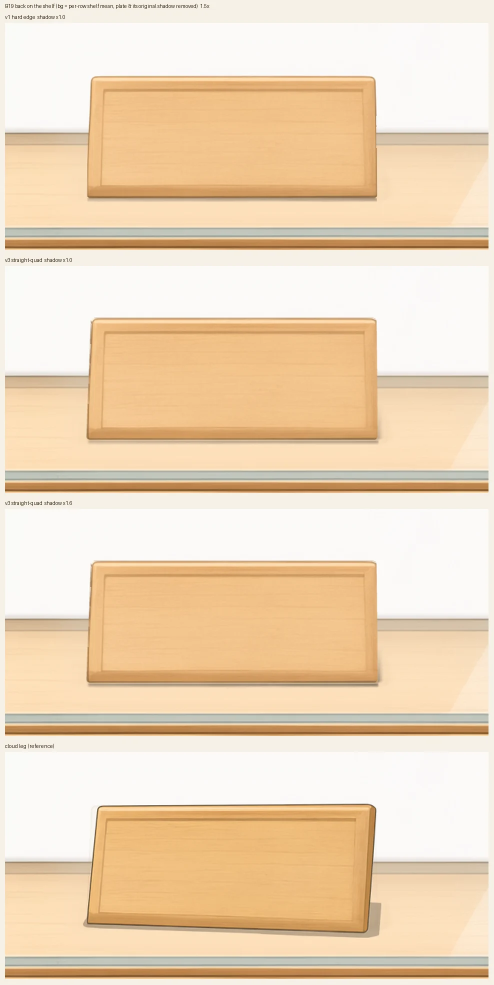
#> input picture production/qa/menu-b19/b19-onsheet.webp, 987 x 1970 px, given in place of source.png, which was not available (shown at 1/2 size)
$ python b23-soft-shadow.py
#> lines starting #> are read from the running program, lines starting #| are printed output that depends on the picture; after the words box and inside, x2 and y2 are one past the last pixel; in counts of white or black regions, pixels touching at a corner belong together; pictures that were not available may be replaced by others from this repository, and a replacement may not be noted
#!/usr/bin/env python3
"""B23b：把「柔影」这个效果留在本地乘性影层上做，而不是借 matting 的 alpha。

v3a 影层构造（b19-local3.py ⑤）：k = 1 − L/局部基线（底边逐列实测 + 右下裙边），
再 GaussianBlur(0.9) 一次 → alpha 直接编码影的不透明度，RGB 是牌色。
所以「更柔」＝把 k 的衰减带加宽，一个参数的事，且**换底色不坏**（乘性天然成立）。

本脚本只在影通道上加宽（牌体实心 alpha 一字不动），并做峰值归一，
使三档可比：σ=0（v3a 基线）/ 1.6 / 3.2。
"""
import os
import sys
import numpy as np
from PIL import Image, ImageFilter

sys.path.insert(0, os.path.dirname(os.path.abspath(__file__)))
import b19_cutlib as lib

SRC = 'temp/b19-local3a/source.png'
PAD = 20
OFF, CW, CH = (505, 1855), 530, 300
TX0, TY0, TW, TH = 68, 75, 386, 164

im = Image.open(SRC).convert('RGBA')
w0, h0 = im.size
#> w0 = 987; h0 = 1970
a0 = np.asarray(im.split()[3]).astype(np.float32) / 255
#> a0: shape (1970, 987) float32; every value is 1
rgb0 = np.asarray(im.convert('RGB')).astype(np.float32)
A = np.zeros((h0 + 2 * PAD, w0 + 2 * PAD), np.float32)
RGB = np.zeros((h0 + 2 * PAD, w0 + 2 * PAD, 3), np.float32)
A[PAD:PAD + h0, PAD:PAD + w0] = a0
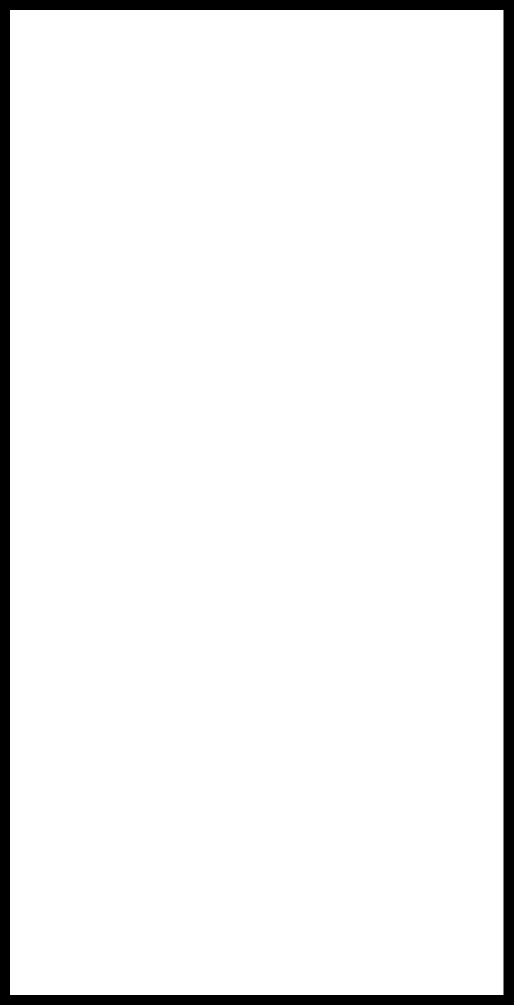
#> A: shape (2010, 1027) float32 (shown at 1/2 size); values 0 (black) and 1 (white), 94.2% white; 1 black region, box (x1, y1, x2, y2) and area: (0, 0, 1027, 2010) 119880
RGB[PAD:PAD + h0, PAD:PAD + w0] = rgb0
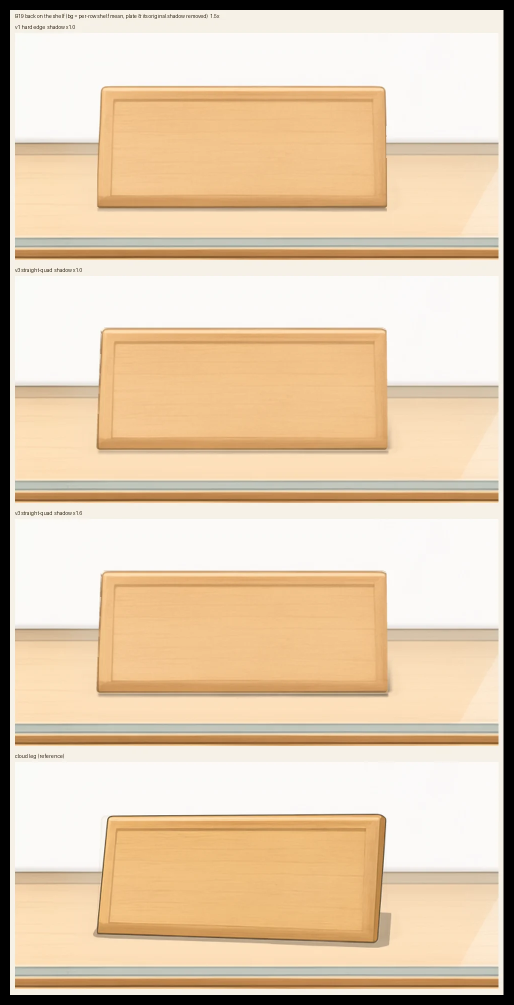
#> RGB: shape (2010, 1027, 3) float32 (shown at 1/2 size); mean R, G, B 226.2, 203.9, 176.9

# 牌体掩码必须用 GT（资产左上 = crop (TX0,TY0)），不能用 alpha>0.98：
# 后者会把牌体自身的抗锯齿环当成「影」一起加宽，峰值与坡宽全部失真
_gt = np.asarray(Image.open('temp/b22-gt-mask.png').convert('L')) > 127
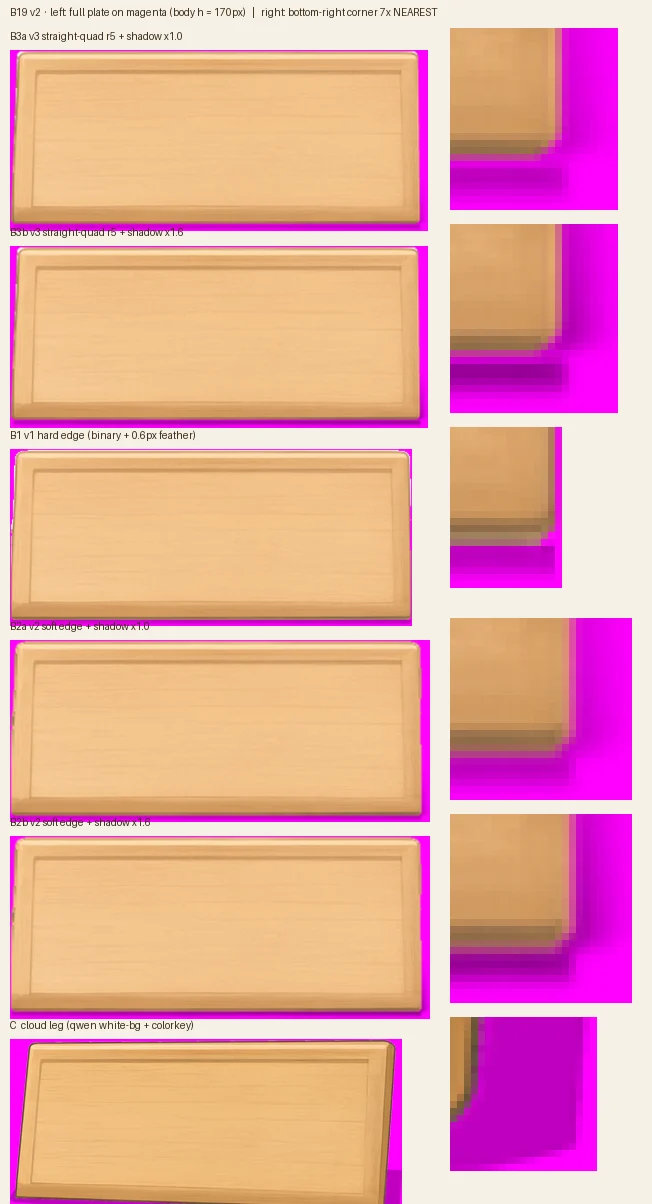
#> input picture production/qa/menu-b19/b19-v2-compare.webp, 652 x 1204 px, given in place of b22-gt-mask.png, which was not available
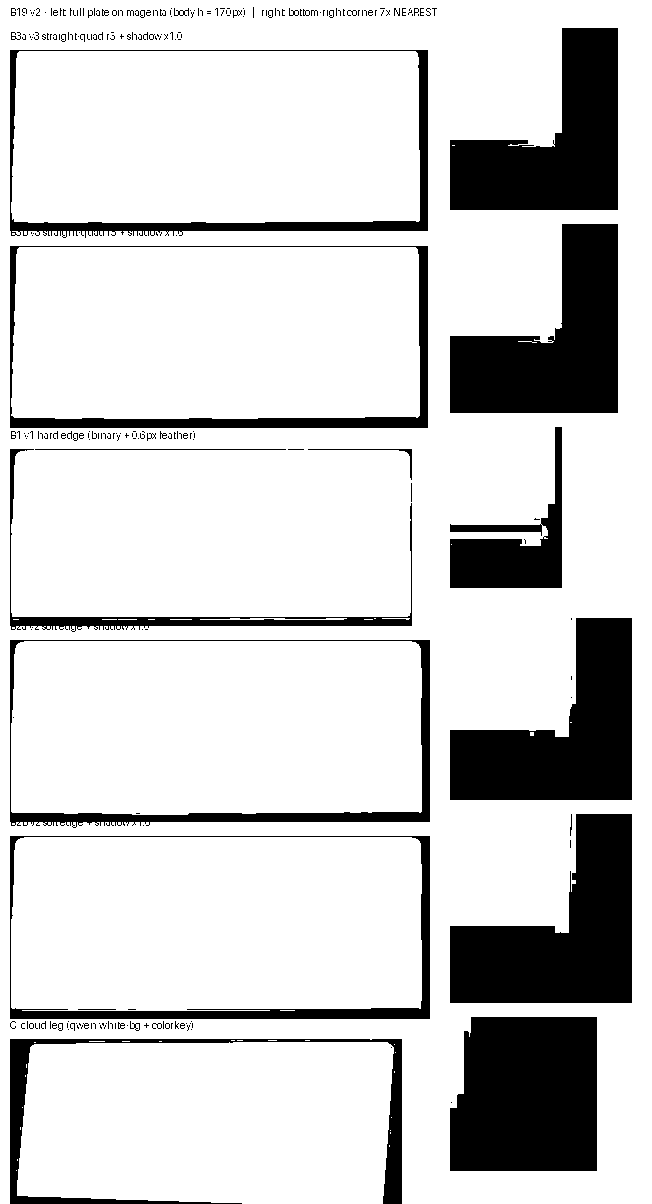
#> _gt: shape (1204, 652) bool; 81.7% white; 271 black regions (231 under 20 px), largest, box (x1, y1, x2, y2) and area: (450, 1017, 597, 1171) 21354, (450, 814, 632, 1003) 20508, (450, 224, 618, 413) 19163
plate0 = _gt[TY0:TY0 + h0, TX0:TX0 + w0]
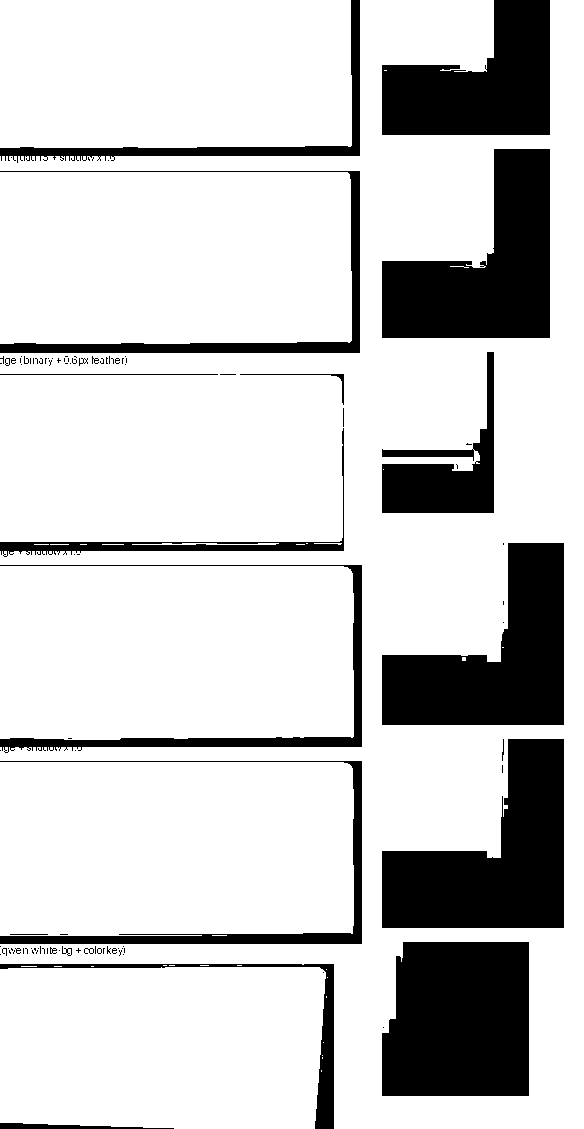
#> plate0: shape (1129, 584) bool; 80.2% white; 106 black regions (83 under 20 px), largest, box (x1, y1, x2, y2) and area: (382, 942, 529, 1096) 21354, (382, 739, 564, 928) 20508, (382, 149, 550, 338) 19163
plate = np.zeros(A.shape, bool)
#> (the run stopped early here; a loop or call above may not have finished)
